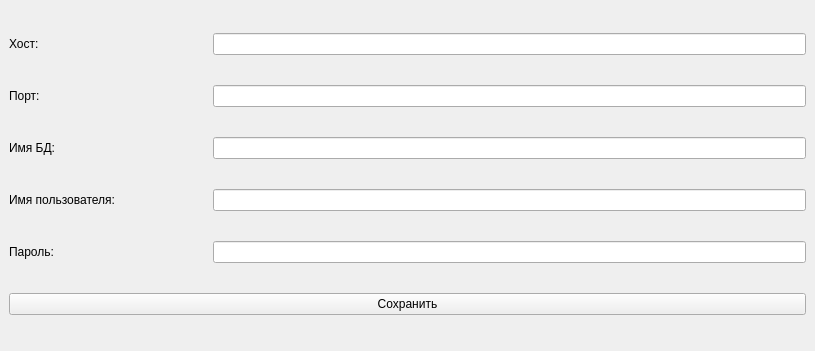
<?xml version="1.0" encoding="UTF-8"?>
<ui version="4.0">
 <class>MainWindow</class>
 <widget class="QMainWindow" name="MainWindow">
  <property name="geometry">
   <rect>
    <x>0</x>
    <y>0</y>
    <width>815</width>
    <height>351</height>
   </rect>
  </property>
  <property name="windowTitle">
   <string>Настройки подключения</string>
  </property>
  <widget class="QWidget" name="centralwidget">
   <layout class="QVBoxLayout" name="verticalLayout">
    <item>
     <layout class="QHBoxLayout" name="HostLayout" stretch="1,3">
      <item>
       <widget class="QLabel" name="label">
        <property name="text">
         <string>Хост:</string>
        </property>
       </widget>
      </item>
      <item>
       <widget class="QLineEdit" name="HostEdit"/>
      </item>
     </layout>
    </item>
    <item>
     <layout class="QHBoxLayout" name="PortLayout" stretch="1,3">
      <item>
       <widget class="QLabel" name="label_2">
        <property name="text">
         <string>Порт:</string>
        </property>
       </widget>
      </item>
      <item>
       <widget class="QLineEdit" name="PortEdit"/>
      </item>
     </layout>
    </item>
    <item>
     <layout class="QHBoxLayout" name="DBLayout" stretch="1,3">
      <item>
       <widget class="QLabel" name="label_5">
        <property name="text">
         <string>Имя БД:</string>
        </property>
       </widget>
      </item>
      <item>
       <widget class="QLineEdit" name="DBEdit"/>
      </item>
     </layout>
    </item>
    <item>
     <layout class="QHBoxLayout" name="UserLayout" stretch="1,3">
      <item>
       <widget class="QLabel" name="label_4">
        <property name="text">
         <string>Имя пользователя:</string>
        </property>
       </widget>
      </item>
      <item>
       <widget class="QLineEdit" name="UserEdit"/>
      </item>
     </layout>
    </item>
    <item>
     <layout class="QHBoxLayout" name="PasswordLayout" stretch="1,3">
      <item>
       <widget class="QLabel" name="label_3">
        <property name="text">
         <string>Пароль:</string>
        </property>
       </widget>
      </item>
      <item>
       <widget class="QLineEdit" name="PasswordEdit"/>
      </item>
     </layout>
    </item>
    <item>
     <widget class="QPushButton" name="SaveButton">
      <property name="text">
       <string>Сохранить</string>
      </property>
     </widget>
    </item>
   </layout>
  </widget>
 </widget>
 <resources/>
 <connections/>
</ui>
